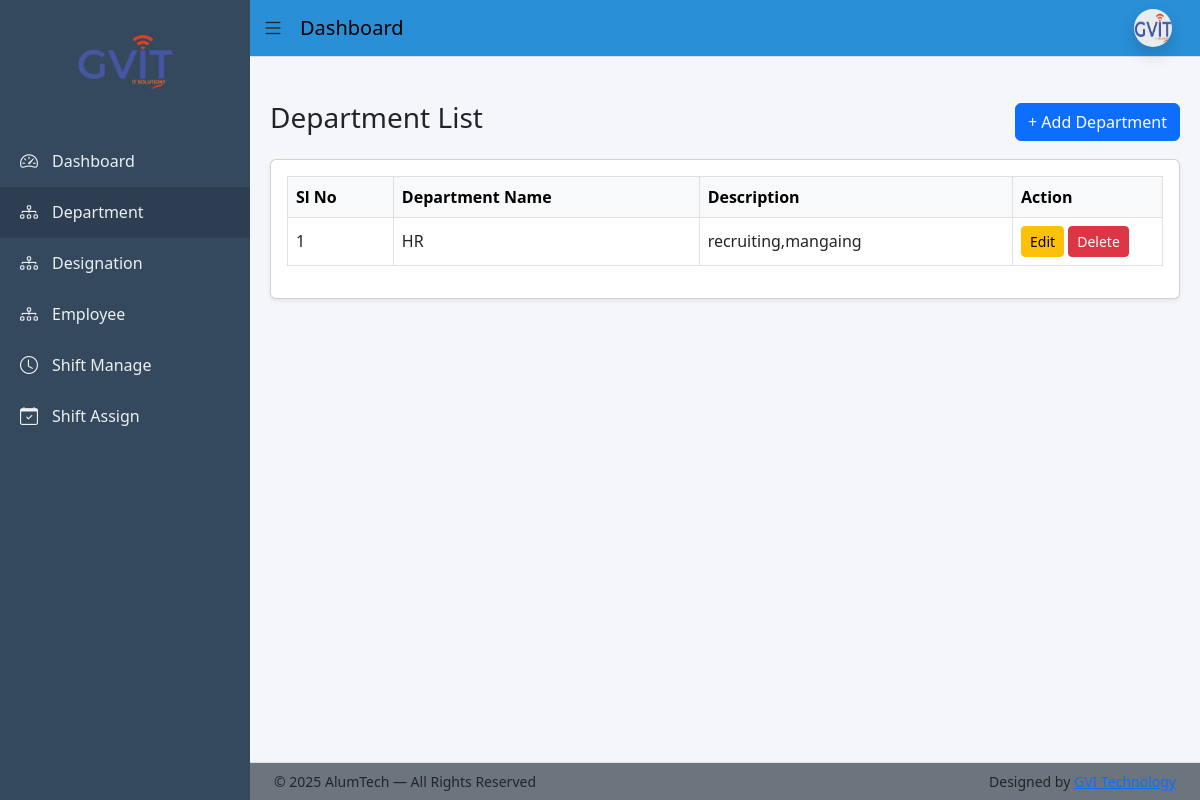
Before: /department/ (signed in) with the older database file.
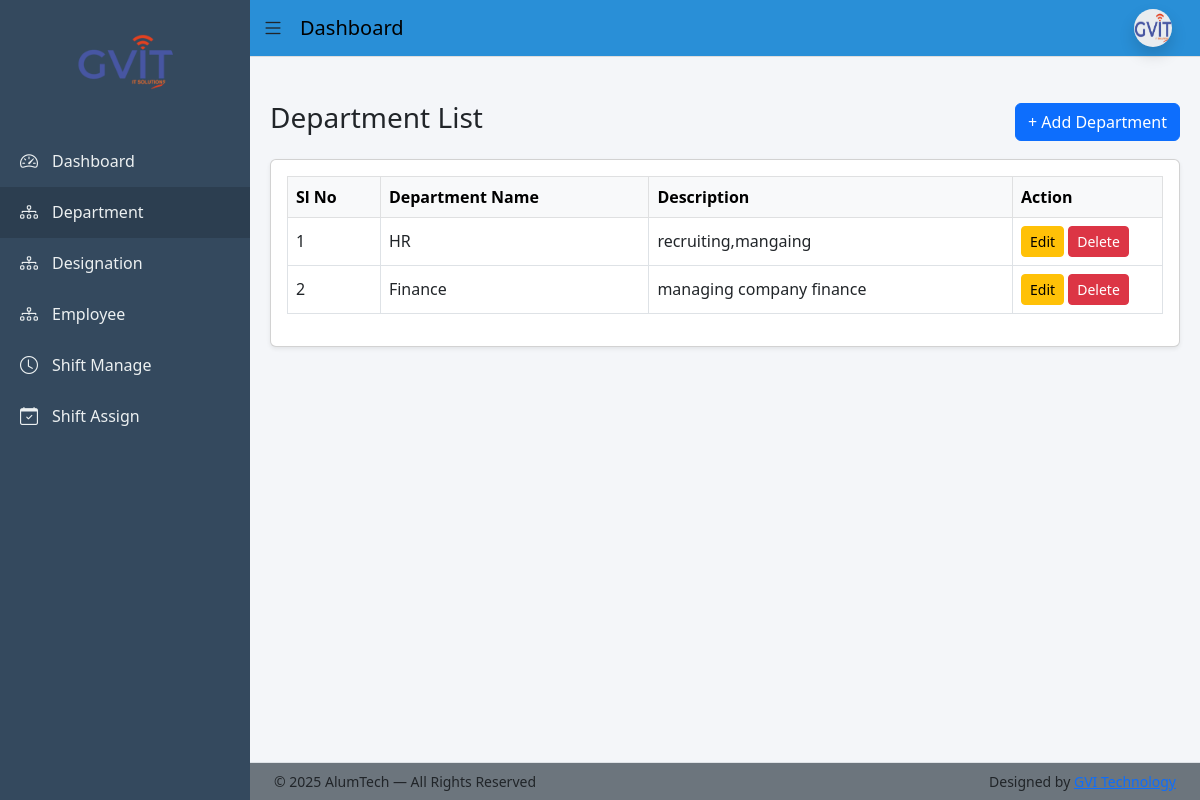
After: the same page with the newer database file.
### app/models.py (models this page shows, shortened)
class Department(models.Model):
    name = models.CharField(max_length=100, unique=True)
    description = models.TextField(blank=True)

### app/views.py (the view)
# urls.py: path('department/', department_list, name='department_list'),
@never_cache
@login_required(login_url='login')
def department_list(request):
    departments = Department.objects.all().order_by('id')
    return render(request, 'department/department_list.html', {'departments': departments
    })

### templates/department/department_list.html (shortened to what this page needs)
{% extends 'base_dashboard.html' %}
{% block content %}
<div class="d-flex justify-content-between align-items-center mb-3">
  <h3>Department List</h3>
  <a href="{% url 'department_add' %}" class="btn btn-primary">
    + Add Department
  </a>
</div>
<div class="card shadow-sm">
  <div class="card-body">
    <table class="table table-bordered table-hover align-middle">
      <thead class="table-light">
        <tr>
          <th>Sl No</th>
          <th>Department Name</th>
          <th>Description</th>
          <th width="150">Action</th>
        </tr>
      </thead>
      <tbody>
        {% for dept in departments %}
        <tr>
          <td>{{ forloop.counter }}</td>
          <td>{{ dept.name }}</td>
          <td>{{ dept.description }}</td>
          <td>
            <a href="{% url 'department_edit' dept.id %}" class="btn btn-sm btn-warning">
              Edit
            </a>
            <a href="{% url 'department_delete' dept.id %}"
               class="btn btn-sm btn-danger"
               onclick="return confirm('Delete this department?')">
              Delete
            </a>
          </td>
        </tr>
        {% empty %}
        <tr>
          <td colspan="4" class="text-center">No departments found</td>
        </tr>
        {% endfor %}
      </tbody>
    </table>
  </div>
</div>
{% endblock %}

Changed rows visible on the page:
added Department: name "Finance", description "managing company finance"
